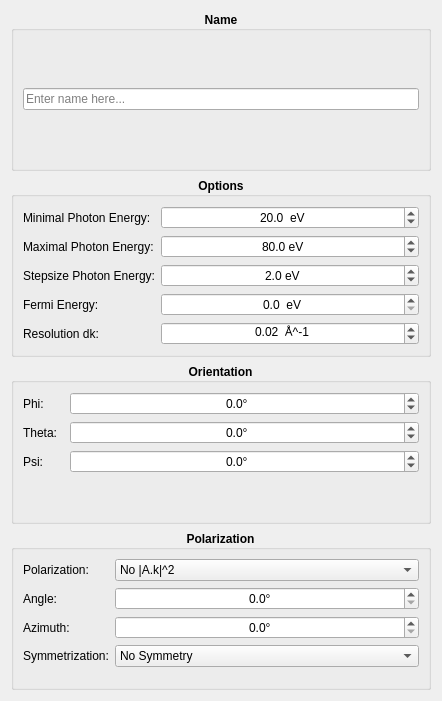
<?xml version="1.0" encoding="UTF-8"?>
<ui version="4.0">
 <class>window</class>
 <widget class="QWidget" name="window">
  <property name="geometry">
   <rect>
    <x>0</x>
    <y>0</y>
    <width>442</width>
    <height>701</height>
   </rect>
  </property>
  <property name="windowTitle">
   <string>Options</string>
  </property>
  <layout class="QVBoxLayout" name="verticalLayout">
   <item>
    <widget class="QGroupBox" name="name_groupbox">
     <property name="font">
      <font>
       <weight>75</weight>
       <bold>true</bold>
      </font>
     </property>
     <property name="title">
      <string>Name</string>
     </property>
     <property name="alignment">
      <set>Qt::AlignCenter</set>
     </property>
     <layout class="QHBoxLayout" name="horizontalLayout_3">
      <item>
       <widget class="QLineEdit" name="line_edit">
        <property name="font">
         <font>
          <weight>50</weight>
          <bold>false</bold>
         </font>
        </property>
        <property name="placeholderText">
         <string>Enter name here...</string>
        </property>
        <property name="clearButtonEnabled">
         <bool>true</bool>
        </property>
       </widget>
      </item>
     </layout>
    </widget>
   </item>
   <item>
    <widget class="QGroupBox" name="other_groupbox">
     <property name="font">
      <font>
       <weight>75</weight>
       <bold>true</bold>
      </font>
     </property>
     <property name="title">
      <string>Options</string>
     </property>
     <property name="alignment">
      <set>Qt::AlignCenter</set>
     </property>
     <layout class="QFormLayout" name="formLayout_2">
      <item row="0" column="0">
       <widget class="QLabel" name="photon_min_label">
        <property name="font">
         <font>
          <weight>50</weight>
          <bold>false</bold>
         </font>
        </property>
        <property name="text">
         <string>Minimal Photon Energy:</string>
        </property>
       </widget>
      </item>
      <item row="0" column="1">
       <widget class="QDoubleSpinBox" name="photon_min_spinbox">
        <property name="font">
         <font>
          <weight>50</weight>
          <bold>false</bold>
         </font>
        </property>
        <property name="alignment">
         <set>Qt::AlignCenter</set>
        </property>
        <property name="correctionMode">
         <enum>QAbstractSpinBox::CorrectToNearestValue</enum>
        </property>
        <property name="keyboardTracking">
         <bool>false</bool>
        </property>
        <property name="suffix">
         <string>  eV</string>
        </property>
        <property name="decimals">
         <number>1</number>
        </property>
        <property name="value">
         <double>20.000000000000000</double>
        </property>
       </widget>
      </item>
      <item row="3" column="0">
       <widget class="QLabel" name="fermi_label">
        <property name="font">
         <font>
          <weight>50</weight>
          <bold>false</bold>
         </font>
        </property>
        <property name="text">
         <string>Fermi Energy:</string>
        </property>
       </widget>
      </item>
      <item row="3" column="1">
       <widget class="QDoubleSpinBox" name="fermi_spinbox">
        <property name="font">
         <font>
          <weight>50</weight>
          <bold>false</bold>
         </font>
        </property>
        <property name="alignment">
         <set>Qt::AlignCenter</set>
        </property>
        <property name="correctionMode">
         <enum>QAbstractSpinBox::CorrectToNearestValue</enum>
        </property>
        <property name="keyboardTracking">
         <bool>false</bool>
        </property>
        <property name="suffix">
         <string>  eV</string>
        </property>
        <property name="decimals">
         <number>1</number>
        </property>
       </widget>
      </item>
      <item row="4" column="0">
       <widget class="QLabel" name="dk_label">
        <property name="font">
         <font>
          <weight>50</weight>
          <bold>false</bold>
         </font>
        </property>
        <property name="text">
         <string>Resolution dk:</string>
        </property>
       </widget>
      </item>
      <item row="4" column="1">
       <widget class="QDoubleSpinBox" name="dk_spinbox">
        <property name="font">
         <font>
          <weight>50</weight>
          <bold>false</bold>
         </font>
        </property>
        <property name="alignment">
         <set>Qt::AlignCenter</set>
        </property>
        <property name="correctionMode">
         <enum>QAbstractSpinBox::CorrectToNearestValue</enum>
        </property>
        <property name="keyboardTracking">
         <bool>false</bool>
        </property>
        <property name="suffix">
         <string>  Å^-1</string>
        </property>
        <property name="minimum">
         <double>0.010000000000000</double>
        </property>
        <property name="maximum">
         <double>1.000000000000000</double>
        </property>
        <property name="singleStep">
         <double>0.010000000000000</double>
        </property>
        <property name="value">
         <double>0.020000000000000</double>
        </property>
       </widget>
      </item>
      <item row="1" column="1">
       <widget class="QDoubleSpinBox" name="photon_max_spinbox">
        <property name="font">
         <font>
          <weight>50</weight>
          <bold>false</bold>
         </font>
        </property>
        <property name="alignment">
         <set>Qt::AlignCenter</set>
        </property>
        <property name="keyboardTracking">
         <bool>false</bool>
        </property>
        <property name="suffix">
         <string> eV</string>
        </property>
        <property name="decimals">
         <number>1</number>
        </property>
        <property name="maximum">
         <double>150.000000000000000</double>
        </property>
        <property name="singleStep">
         <double>1.000000000000000</double>
        </property>
        <property name="value">
         <double>80.000000000000000</double>
        </property>
       </widget>
      </item>
      <item row="1" column="0">
       <widget class="QLabel" name="photon_max_label">
        <property name="font">
         <font>
          <weight>50</weight>
          <bold>false</bold>
         </font>
        </property>
        <property name="text">
         <string>Maximal Photon Energy:</string>
        </property>
       </widget>
      </item>
      <item row="2" column="1">
       <widget class="QDoubleSpinBox" name="photon_step_spinbox">
        <property name="font">
         <font>
          <weight>50</weight>
          <bold>false</bold>
         </font>
        </property>
        <property name="alignment">
         <set>Qt::AlignCenter</set>
        </property>
        <property name="suffix">
         <string> eV</string>
        </property>
        <property name="decimals">
         <number>1</number>
        </property>
        <property name="minimum">
         <double>0.100000000000000</double>
        </property>
        <property name="maximum">
         <double>5.000000000000000</double>
        </property>
        <property name="singleStep">
         <double>0.200000000000000</double>
        </property>
        <property name="value">
         <double>2.000000000000000</double>
        </property>
       </widget>
      </item>
      <item row="2" column="0">
       <widget class="QLabel" name="photon_step_label">
        <property name="font">
         <font>
          <weight>50</weight>
          <bold>false</bold>
         </font>
        </property>
        <property name="text">
         <string>Stepsize Photon Energy:</string>
        </property>
       </widget>
      </item>
     </layout>
    </widget>
   </item>
   <item>
    <widget class="QGroupBox" name="orientation_groupbox">
     <property name="font">
      <font>
       <weight>75</weight>
       <bold>true</bold>
      </font>
     </property>
     <property name="title">
      <string>Orientation</string>
     </property>
     <property name="alignment">
      <set>Qt::AlignCenter</set>
     </property>
     <layout class="QFormLayout" name="formLayout_3">
      <item row="0" column="0">
       <widget class="QLabel" name="phi_label">
        <property name="font">
         <font>
          <weight>50</weight>
          <bold>false</bold>
         </font>
        </property>
        <property name="text">
         <string>Phi:  </string>
        </property>
       </widget>
      </item>
      <item row="0" column="1">
       <widget class="QDoubleSpinBox" name="phi_spinbox">
        <property name="font">
         <font>
          <weight>50</weight>
          <bold>false</bold>
         </font>
        </property>
        <property name="alignment">
         <set>Qt::AlignCenter</set>
        </property>
        <property name="correctionMode">
         <enum>QAbstractSpinBox::CorrectToNearestValue</enum>
        </property>
        <property name="keyboardTracking">
         <bool>false</bool>
        </property>
        <property name="suffix">
         <string>°</string>
        </property>
        <property name="decimals">
         <number>1</number>
        </property>
        <property name="minimum">
         <double>-90.000000000000000</double>
        </property>
        <property name="maximum">
         <double>90.000000000000000</double>
        </property>
       </widget>
      </item>
      <item row="1" column="0">
       <widget class="QLabel" name="theta_label">
        <property name="font">
         <font>
          <weight>50</weight>
          <bold>false</bold>
         </font>
        </property>
        <property name="text">
         <string>Theta:  </string>
        </property>
       </widget>
      </item>
      <item row="1" column="1">
       <widget class="QDoubleSpinBox" name="theta_spinbox">
        <property name="font">
         <font>
          <weight>50</weight>
          <bold>false</bold>
         </font>
        </property>
        <property name="alignment">
         <set>Qt::AlignCenter</set>
        </property>
        <property name="correctionMode">
         <enum>QAbstractSpinBox::CorrectToNearestValue</enum>
        </property>
        <property name="keyboardTracking">
         <bool>false</bool>
        </property>
        <property name="suffix">
         <string>°</string>
        </property>
        <property name="decimals">
         <number>1</number>
        </property>
        <property name="minimum">
         <double>-90.000000000000000</double>
        </property>
        <property name="maximum">
         <double>90.000000000000000</double>
        </property>
       </widget>
      </item>
      <item row="2" column="0">
       <widget class="QLabel" name="psi_label">
        <property name="font">
         <font>
          <weight>50</weight>
          <bold>false</bold>
         </font>
        </property>
        <property name="text">
         <string>Psi:  </string>
        </property>
       </widget>
      </item>
      <item row="2" column="1">
       <widget class="QDoubleSpinBox" name="psi_spinbox">
        <property name="font">
         <font>
          <weight>50</weight>
          <bold>false</bold>
         </font>
        </property>
        <property name="alignment">
         <set>Qt::AlignCenter</set>
        </property>
        <property name="correctionMode">
         <enum>QAbstractSpinBox::CorrectToNearestValue</enum>
        </property>
        <property name="keyboardTracking">
         <bool>false</bool>
        </property>
        <property name="suffix">
         <string>°</string>
        </property>
        <property name="decimals">
         <number>1</number>
        </property>
        <property name="minimum">
         <double>-90.000000000000000</double>
        </property>
        <property name="maximum">
         <double>90.000000000000000</double>
        </property>
       </widget>
      </item>
     </layout>
    </widget>
   </item>
   <item>
    <widget class="QGroupBox" name="polarization_groupbox">
     <property name="font">
      <font>
       <weight>75</weight>
       <bold>true</bold>
      </font>
     </property>
     <property name="title">
      <string>Polarization</string>
     </property>
     <property name="alignment">
      <set>Qt::AlignCenter</set>
     </property>
     <layout class="QFormLayout" name="formLayout">
      <item row="0" column="0">
       <widget class="QLabel" name="polarization_label">
        <property name="font">
         <font>
          <weight>50</weight>
          <bold>false</bold>
         </font>
        </property>
        <property name="text">
         <string>Polarization:</string>
        </property>
       </widget>
      </item>
      <item row="0" column="1">
       <widget class="QComboBox" name="polarization_combobox">
        <property name="font">
         <font>
          <weight>50</weight>
          <bold>false</bold>
         </font>
        </property>
        <property name="currentIndex">
         <number>0</number>
        </property>
        <property name="maxVisibleItems">
         <number>7</number>
        </property>
        <property name="maxCount">
         <number>7</number>
        </property>
        <item>
         <property name="text">
          <string>No |A.k|^2</string>
         </property>
        </item>
        <item>
         <property name="text">
          <string>Toroid (p-pol)</string>
         </property>
        </item>
        <item>
         <property name="text">
          <string>Nano-ESCA: p-pol</string>
         </property>
        </item>
        <item>
         <property name="text">
          <string>Nano-ESCA: s-pol</string>
         </property>
        </item>
        <item>
         <property name="text">
          <string>Nano-ESCA: unpol.</string>
         </property>
        </item>
        <item>
         <property name="text">
          <string>Nano-ESCA: circ+</string>
         </property>
        </item>
        <item>
         <property name="text">
          <string>CDAD</string>
         </property>
        </item>
       </widget>
      </item>
      <item row="1" column="0">
       <widget class="QLabel" name="alpha_label">
        <property name="font">
         <font>
          <weight>50</weight>
          <bold>false</bold>
         </font>
        </property>
        <property name="text">
         <string>Angle:</string>
        </property>
       </widget>
      </item>
      <item row="1" column="1">
       <widget class="QDoubleSpinBox" name="alpha_spinbox">
        <property name="font">
         <font>
          <weight>50</weight>
          <bold>false</bold>
         </font>
        </property>
        <property name="alignment">
         <set>Qt::AlignCenter</set>
        </property>
        <property name="correctionMode">
         <enum>QAbstractSpinBox::CorrectToNearestValue</enum>
        </property>
        <property name="keyboardTracking">
         <bool>false</bool>
        </property>
        <property name="suffix">
         <string>°</string>
        </property>
        <property name="decimals">
         <number>1</number>
        </property>
        <property name="maximum">
         <double>90.000000000000000</double>
        </property>
       </widget>
      </item>
      <item row="2" column="0">
       <widget class="QLabel" name="beta_label">
        <property name="font">
         <font>
          <weight>50</weight>
          <bold>false</bold>
         </font>
        </property>
        <property name="text">
         <string>Azimuth:</string>
        </property>
       </widget>
      </item>
      <item row="2" column="1">
       <widget class="QDoubleSpinBox" name="beta_spinbox">
        <property name="font">
         <font>
          <weight>50</weight>
          <bold>false</bold>
         </font>
        </property>
        <property name="alignment">
         <set>Qt::AlignCenter</set>
        </property>
        <property name="correctionMode">
         <enum>QAbstractSpinBox::CorrectToNearestValue</enum>
        </property>
        <property name="keyboardTracking">
         <bool>false</bool>
        </property>
        <property name="suffix">
         <string>°</string>
        </property>
        <property name="decimals">
         <number>1</number>
        </property>
        <property name="maximum">
         <double>360.000000000000000</double>
        </property>
       </widget>
      </item>
      <item row="3" column="0">
       <widget class="QLabel" name="symmetrization_label">
        <property name="font">
         <font>
          <weight>50</weight>
          <bold>false</bold>
         </font>
        </property>
        <property name="text">
         <string>Symmetrization:</string>
        </property>
       </widget>
      </item>
      <item row="3" column="1">
       <widget class="QComboBox" name="symmetrization_combobox">
        <property name="font">
         <font>
          <weight>50</weight>
          <bold>false</bold>
         </font>
        </property>
        <property name="currentIndex">
         <number>0</number>
        </property>
        <property name="maxVisibleItems">
         <number>7</number>
        </property>
        <property name="maxCount">
         <number>7</number>
        </property>
        <item>
         <property name="text">
          <string>No Symmetry</string>
         </property>
        </item>
        <item>
         <property name="text">
          <string>2-Fold</string>
         </property>
        </item>
        <item>
         <property name="text">
          <string>2-Fold + Mirror</string>
         </property>
        </item>
        <item>
         <property name="text">
          <string>3-Fold</string>
         </property>
        </item>
        <item>
         <property name="text">
          <string>3-Fold + Mirror</string>
         </property>
        </item>
        <item>
         <property name="text">
          <string>4-Fold</string>
         </property>
        </item>
        <item>
         <property name="text">
          <string>4-Fold + Mirror</string>
         </property>
        </item>
       </widget>
      </item>
     </layout>
    </widget>
   </item>
  </layout>
 </widget>
 <resources/>
 <connections/>
</ui>
